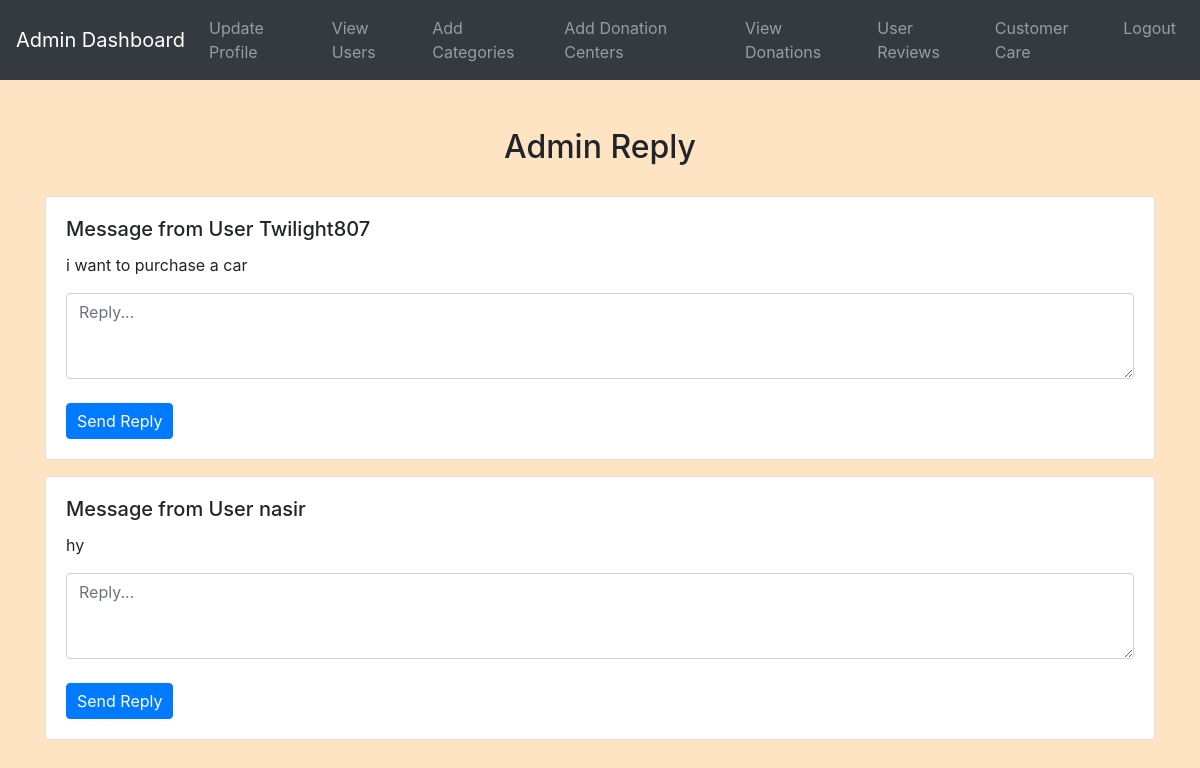
Page /admin/admin_reply.php (signed in) on the committed database.
### tables this page shows
CREATE TABLE `messages` (
  `id` int(11) NOT NULL,
  `sender_id` int(11) NOT NULL,
  `receiver_id` int(11) NOT NULL,
  `message_text` text DEFAULT NULL,
  `sent_datetime` datetime DEFAULT current_timestamp(),
  `reply_text` text DEFAULT NULL,
  `reply_datetime` datetime DEFAULT NULL
);

CREATE TABLE `users` (
  `id` int(11) NOT NULL,
  `username` varchar(50) NOT NULL,
  `password` varchar(255) NOT NULL,
  `email` varchar(100) NOT NULL,
  `phone` varchar(20) NOT NULL,
  `age` int(11) DEFAULT NULL
);

### admin/admin_reply.php (the view, shortened to what this page needs)
<?php
include('config.php');
?>
<!DOCTYPE html>
<html>
<head>
    <link rel="stylesheet" href="https://stackpath.bootstrapcdn.com/bootstrap/4.5.2/css/bootstrap.min.css">
    <link rel="stylesheet" href="../css/style.css">
</head>
<body>
<?php include('admin_navbar.php'); ?>
<div class="container mt-5">
    <h2>Admin Reply</h2>
    <?php
    $sql_messages = "SELECT messages.id, messages.message_text, messages.sender_id, users.username FROM messages
                    INNER JOIN users ON messages.sender_id = users.id
                    WHERE messages.reply_text IS NULL";
    $result_messages = $conn->query($sql_messages);
    while ($row = $result_messages->fetch_assoc()) {
        echo "<div class='card mb-3'>";
        echo "<div class='card-body'>";
        echo "<h5 class='card-title'>Message from User " . $row['username'] . "</h5>";
        echo "<p class='card-text'>" . $row['message_text'] . "</p>";
        echo "<form method='post'>";
        echo "<div class='form-group'>";
        echo "<textarea name='reply' class='form-control' rows='3' placeholder='Reply...'></textarea>";
        echo "</div>";
        echo "<button type='submit' class='btn btn-primary mt-2'>Send Reply</button>";
        echo "</form>";
        echo "</div>";
        echo "</div>";
    }
    ?>
</div>
</body>
</html>

### css/style.css (style rules this page uses)
body { background-color: bisque; }
h1, h2, h3, h4 { text-align: center; margin-top: 30px; margin-bottom: 30px; }
.btn-primary { padding: 5px 10px; }

### rows in the picture
messages: users.username "Twilight807", message_text "i want to purchase a car"
messages: users.username "nasir", message_text "hy"
